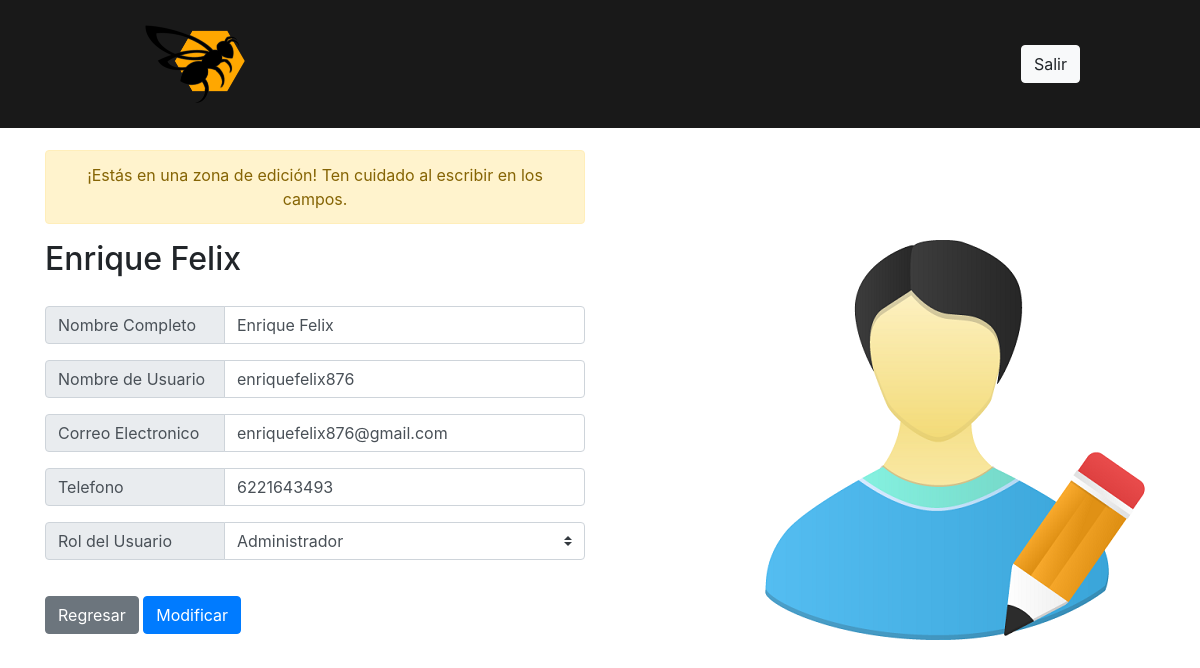
/editar_usuario_admin.php?id=1 (signed in), run on the app's committed database.
### tables this page shows
CREATE TABLE `user` (
  `id` int(11) NOT NULL,
  `fullname` varchar(500) NOT NULL,
  `username` varchar(100) NOT NULL,
  `email` varchar(255) NOT NULL,
  `password` varchar(255) NOT NULL,
  `rol` enum('Miembro','Administrador','Repartidor') NOT NULL DEFAULT 'Miembro',
  `phonenumber` varchar(100) DEFAULT NULL,
  `created_at` datetime NOT NULL
);

### editar_usuario_admin.php (the view, shortened to what this page needs)
<?php
include "php/conexion.php";
$sql= "select * from user where id = \"$_GET[id]\"";
$query = $con->query($sql);
while($datos=$query->fetch_array()){
    $id = $datos["id"];
    $nombreCompleto = $datos["fullname"];
    $nombreUsuario = $datos["username"];
    $email = $datos["email"];
    $rol = $datos["rol"];
    $numeroTelefono = $datos["phonenumber"];
}
?>
<!DOCTYPE html>
<html lang="en">
<head>
    <link rel="stylesheet" href="https://maxcdn.bootstrapcdn.com/bootstrap/4.0.0/css/bootstrap.min.css">
</head>
<body>
    <?php include('./includes/header.php'); ?>
    <div class="container" style="padding-top:150px">
        <div class="row">
            <div class="col-6 text-center">
                <div class="alert alert-warning" role="alert">
                    ¡Estás en una zona de edición! Ten cuidado al escribir en los campos.
                </div>
            </div>
        </div>
        <div class="row">
            <div class="col-6">
            <p class="h2"><?php echo $nombreCompleto?></p>
                <form role="form" name="login" action="php/edit_user.php?id=<?php echo $id?>" method="post">
                    <div class="form-group">
                        <div class="input-group mb-3" style="padding-top:20px">
                            <div class="input-group-prepend">
                                <span style="width:180px" class="input-group-text">Nombre Completo</span>
                            </div>
                                <input type="text" value="<?php echo $nombreCompleto?>" class="form-control" id="fullname" name="fullname"
                                aria-label="Default" aria-describedby="inputGroup-sizing-default">
                        </div>
                        <div class="input-group mb-3">
                            <div class="input-group-prepend">
                                <span style="width:180px" class="input-group-text">Nombre de Usuario</span>
                            </div>
                                <input type="text" value="<?php echo $nombreUsuario?>" class="form-control" id="username" name="username"
                                aria-label="Default" aria-describedby="inputGroup-sizing-default">
                        </div>
                        <div class="input-group mb-3">
                            <div class="input-group-prepend">
                                <span style="width:180px" class="input-group-text">Correo Electronico</span>
                            </div>
                            <input type="text" value="<?php echo $email?>" class="form-control" id="email" name="email"
                            aria-label="Default" aria-describedby="inputGroup-sizing-default">
                        </div>
                        <div class="input-group mb-3">
                            <div class="input-group-prepend">
                                <span style="width:180px" class="input-group-text">Telefono</span>
                            </div>
                            <input type="text" value="<?php echo $numeroTelefono?>" id="phonenumber" name="phonenumber"
                            class="form-control" aria-label="Default" aria-describedby="inputGroup-sizing-default">
                        </div>
                        <div class="input-group mb-3">
                            <div class="input-group-prepend">
                                <label style="width:180px" class="input-group-text"
                                for="inputGroupSelect01">Rol del Usuario</label>
                            </div>
                            <select class="custom-select" id="rol" name="rol">
                                <option selected><?php  echo $rol?></option>
                            </select>
                            </div>
                        <div class="" style="padding-top:20px">
                            <a href="./info_usuario_admin.php?id=<?php echo $_GET["id"]?>"><button type="button"
                            class="btn btn-secondary">Regresar</button></a>
                            <button style="text-align:right" type="submit" class="btn btn-primary">Modificar</button>
                        </div>
                    </div>
                </form>
            </div>
            <div class="col-6 text-right">
                <img src="img/editar_usuario.png" alt="Editar Usuario">
            </div>
        </div>
    </div>
</body>
</html>

### data on the page
user: fullname "Enrique Felix", username "enriquefelix876", email "enriquefelix876@gmail.com", phonenumber "6221643493", rol "Administrador"
